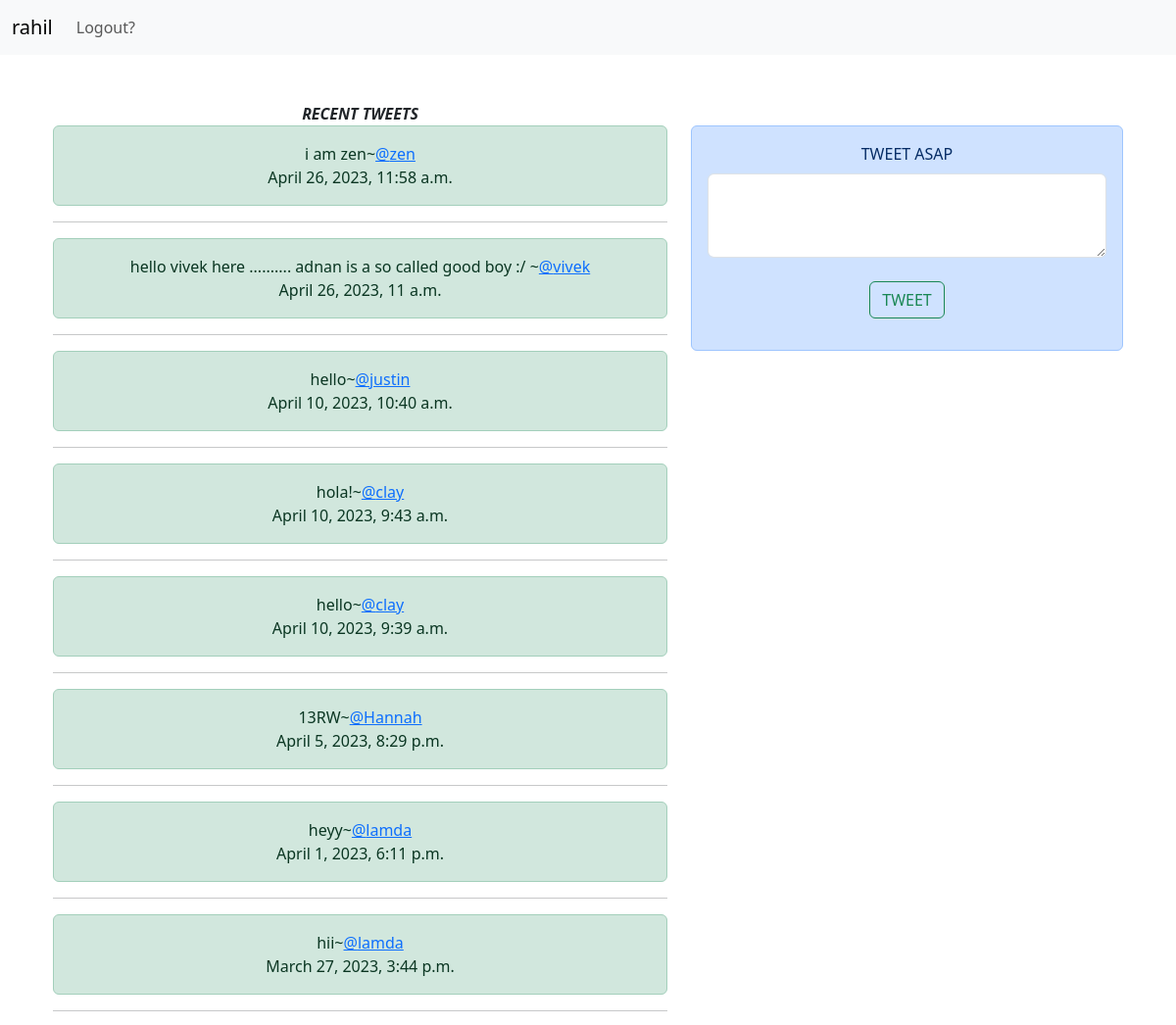
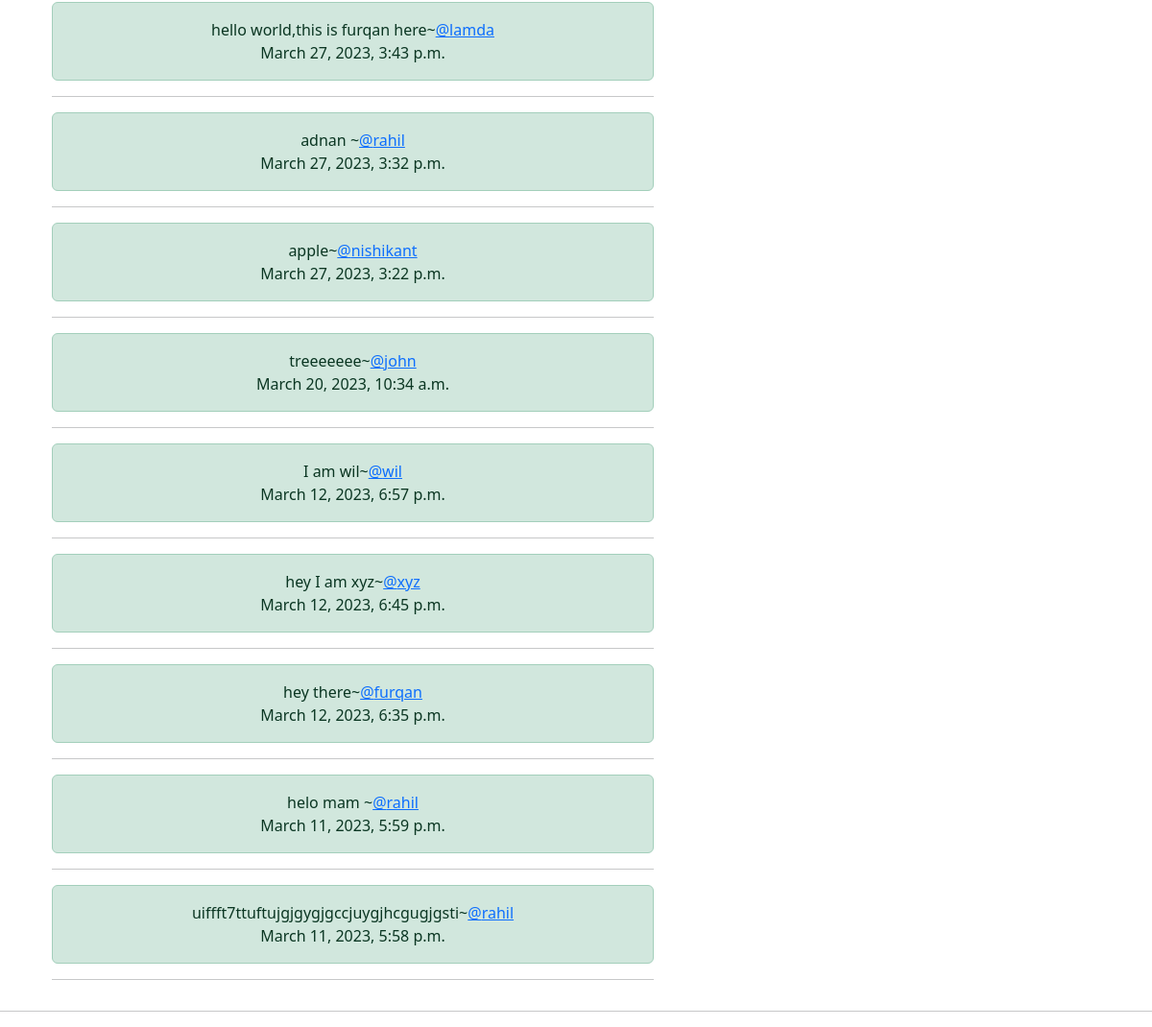
Screenshot of / (signed in) with the database file from the repository (2 pictures, top to bottom).
### miniproject/models.py (models this page shows, shortened)
class Tweet(models.Model):
    user=models.ForeignKey(User,on_delete=models.CASCADE)
    body=models.TextField(null=False,blank=False)
    date_created=models.DateTimeField(auto_now_add=True)

### miniproject/views.py (the view)
# urls.py: 2. Add a URL to urlpatterns:  path('', views.home, name='home')
def home(request):
    tweets = Tweet.objects.all().order_by('-date_created')
    context = {'tweet': tweets}
    if request.method == 'GET':
        return render(request, 'home.html', context)
    else:
        input = request.POST['inputtweet']
        print(input)
        t = Tweet.objects.create(user=request.user, body=input)
        t.save()
        return render(request, 'home.html', context)

### miniproject/templates/home.html (shortened to what this page needs)
{% extends 'base.html' %}
{% load static %}
{% block content %}
<br>
<br>
<div class="container text-center">
    <div class="row">
        <div class="col-7">
         <B><I>RECENT TWEETS</I></B>
            {% for t in tweet %}
            <div class="alert alert-success" role="alert">
                {{t.body}}~<a href="{% url 'uprofile' t.user.id %}" >@{{t.user.username}}</a>
                <br>{{t.date_created|date:'DATETIME_FORMAT'}}
              </div><hr>
              {% endfor %}
        </div>
        <div class="col-5">
          <BR>
          {% if user.is_authenticated %}
            <form method="post" action="{% url 'home' %}">
            <div class="alert alert-primary" role="alert">
              <div class="mb-3">
                <label for="exampleFormControlTextarea1" class="form-label">TWEET ASAP</label>
                <textarea class="form-control" id="exampleFormControlTextarea1" rows="3" name="inputtweet" required></textarea><br>
                <button type="submit" class="btn btn-outline-success">TWEET</button>
              </div>
            </div>
        </form>
        {% else %}
        <h1>LOGIN TO TWEET </h1>
        <a class="btn  btn-primary" href="{% url 'login' %}">LOGIN</a>
        {% endif %}
        </div>
    </div>
</div>
{% endblock %}

### miniproject/templates/base.html (shortened to what this page needs)
<!DOCTYPE html>
<html lang="en">
<head>
    <link href="https://cdn.jsdelivr.net/npm/bootstrap@5.3.0-alpha1/dist/css/bootstrap.min.css" rel="stylesheet">
</head>
<body>
    <nav class="navbar navbar-expand-lg bg-body-tertiary">
        <div class="container-fluid">
            {% if user.is_authenticated %}
          <a class="navbar-brand" href="{% url 'uprofile' request.user.id %}">{{user.username}}</a>
          {% else %}
          <a class="navbar-brand" href="{% url 'home' %}">Home</a>
          {% endif %}
          <div class="collapse navbar-collapse" id="navbarSupportedContent">
            <ul class="navbar-nav me-auto mb-2 mb-lg-0">
              {% if user.is_authenticated %}
              <li class="nav-item">
                <a class="nav-link" href="{% url 'logout' %}">Logout?</a>
              </li>
              {% endif %}
          </div>
        </div>
      </nav>
    <div class="container">
      {% block content %}
      {% endblock %}
    </div>
    <hr>
</body>
</html>

### rows the page displays
Tweet: body "i am zen", user.username "zen", date_created "April 26, 2023, 11:58 a.m."
Tweet: body "hello vivek here .......... adnan is a so called good boy :/", user.username "vivek", date_created "April 26, 2023, 11 a.m."
Tweet: body "hello", user.username "justin", date_created "April 10, 2023, 10:40 a.m."
Tweet: body "hola!", user.username "clay", date_created "April 10, 2023, 9:43 a.m."
Tweet: body "hello", user.username "clay", date_created "April 10, 2023, 9:39 a.m."
Tweet: body "13RW", user.username "Hannah", date_created "April 5, 2023, 8:29 p.m."
Tweet: body "heyy", user.username "lamda", date_created "April 1, 2023, 6:11 p.m."
Tweet: body "hii", user.username "lamda", date_created "March 27, 2023, 3:44 p.m."
Tweet: body "hello world,this is furqan here", user.username "lamda", date_created "March 27, 2023, 3:43 p.m."
Tweet: body "adnan", user.username "rahil", date_created "March 27, 2023, 3:32 p.m."
Tweet: body "apple", user.username "nishikant", date_created "March 27, 2023, 3:22 p.m."
Tweet: body "treeeeeee", user.username "john", date_created "March 20, 2023, 10:34 a.m."
Tweet: body "I am wil", user.username "wil", date_created "March 12, 2023, 6:57 p.m."
Tweet: body "hey I am xyz", user.username "xyz", date_created "March 12, 2023, 6:45 p.m."
Tweet: body "hey there", user.username "furqan", date_created "March 12, 2023, 6:35 p.m."
Tweet: body "helo mam", user.username "rahil", date_created "March 11, 2023, 5:59 p.m."
Tweet: body "uiffft7ttuftujgjgygjgccjuygjhcgugjgsti", user.username "rahil", date_created "March 11, 2023, 5:58 p.m."

### other values shown
{{ user.username }} "rahil"
